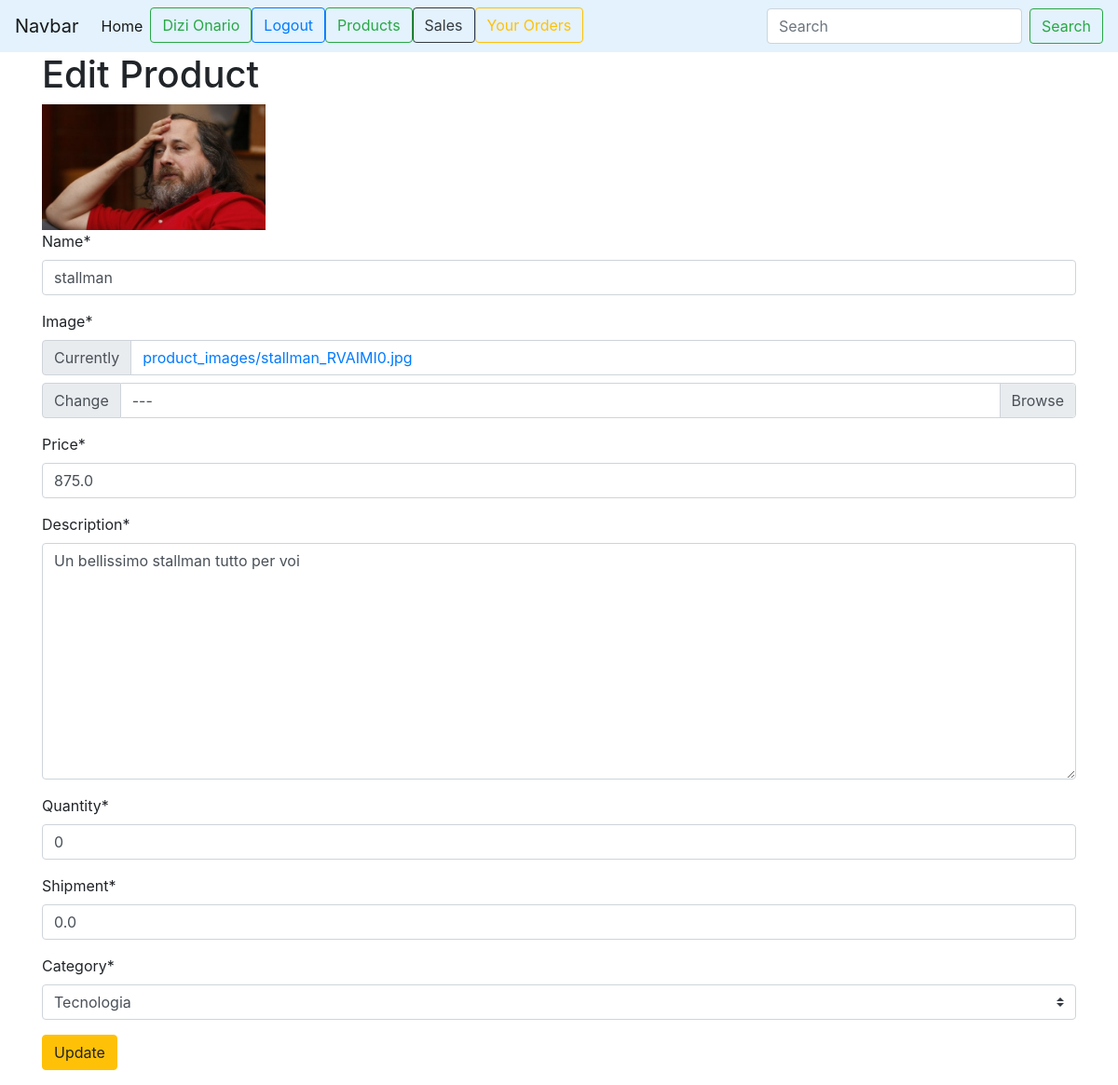
Screenshot of /product/management/3/change (signed in) with the database file from the repository.
### user_management/models.py (models this page shows, shortened)
class CustomUser(AbstractBaseUser):
    email = models.EmailField(verbose_name="email", max_length=70, unique=True)
    username = models.CharField(max_length=30, unique=True)
    image = models.ImageField(upload_to='profile_image', default='/None/default_picture.png')
    date_joined = models.DateTimeField(verbose_name='date joined', auto_now_add=True)
    last_login = models.DateTimeField(verbose_name='last login', auto_now=True)
    is_admin = models.BooleanField(default=False)
    is_active = models.BooleanField(default=True)
    is_staff = models.BooleanField(default=False)
    is_superuser = models.BooleanField(default=False)
    first_name = models.CharField(max_length=30, default=None)
    last_name = models.CharField(max_length=30, default=None)
    is_vendor= models.BooleanField(default=False)
    USERNAME_FIELD = 'email'
    REQUIRED_FIELDS = ['username', 'first_name', 'last_name']  # required field other than email
    objects = CustomAccountManager()

### product_management/models.py (models this page shows)
class Product(models.Model):
    id = models.AutoField(primary_key=True)
    name = models.CharField(max_length=50)
    image = models.ImageField(upload_to='product_images/')
    price = models.FloatField(validators=[MinValueValidator(0.0001)])
    description = models.TextField(max_length=500)
    quantity = models.PositiveIntegerField(default=1)
    shipment = models.FloatField(default=0, validators=[MinValueValidator(0)])
    producer = models.ForeignKey(CustomUser, on_delete=models.CASCADE)
    category = models.ForeignKey(MyCategory,on_delete=models.PROTECT)

class MyCategory(models.Model):
    name = models.CharField(max_length=20, primary_key=True)
    description = models.TextField(max_length=200)
    class Meta:
        verbose_name_plural = 'Categories'

### product_management/views.py (the view)
# urls.py: path('management/<int:pk>/change', views.ProductChange.as_view(), name='edit_product'),
class ProductChange(LoginRequiredMixin, UpdateView):
    model = Product
    template_name = 'product_setting/update_product.html'
    form_class = ProductCrispyForm
    success_url = reverse_lazy('product_management:product_management')

### product_management/forms.py
class ProductCrispyForm(SubmitButtonMixin):
    category = CategoryChoiceField(queryset=MyCategory.objects.all())
    helper = FormHelper()
    helper.form_id = 'product-crispy-form'
    helper.form_method = 'POST'
    helper.add_input(Submit('submit', 'Save'))
    class Meta:
        model = Product
        exclude = ('producer',)

### product_management/forms.py (called while the page is built)
    def label_from_instance(self, obj):
        return '{name}'.format(name=obj.name)

### product_management/templates/product_setting/update_product.html (shortened to what this page needs)
{% extends 'base.html' %}#
{% load static %}
{% load crispy_forms_tags %}
{% block content %}
    <div class="container">
        <h1>Edit Product</h1>
        {% if  product.image.url  is not None %}
                    <img src="{{ product.image.url }}" alt="user profile image" width="240">
        {% endif %}
    {% crispy form %}
    </div>
{% endblock %}

### templates/base.html (shortened to what this page needs)
<!doctype html>
<html lang="en">
  <head>
    <link rel="stylesheet" href="https://maxcdn.bootstrapcdn.com/bootstrap/4.0.0/css/bootstrap.min.css">
  </head>
  <body>
    <nav class="navbar navbar-expand-lg navbar-light " style="background-color: #e3f2fd;">
        <a class="navbar-brand" href="#">Navbar</a>
        <div class="collapse navbar-collapse" id="navbarSupportedContent">
            <ul class="navbar-nav mr-auto">
                <li class="nav-item active">
                    <a class="nav-link" href="{% url 'home' %}">Home </a>
                </li>
                {% if not request.user.is_authenticated %}
                    <li>
                        <a  class="btn btn-outline-success"  href="{% url 'user_management:login' %}">
                            Login
                        </a>
                    </li>
                    <li>
                        <a type="button" class="btn btn-outline-primary" href="{% url 'user_management:signup' %}">
                            Register
                        </a>
                    </li>
                {%else %}
                    <li>
                    <a  class="btn btn-outline-success"  href=" {% url 'user_management:account' %}">
                        {{ user.first_name }} {{ user.last_name }}
                    </a>
                    </li>
                    <li>
                        <a type="button" class="btn btn-outline-primary" href="{% url 'user_management:logout' %}">
                            Logout
                        </a>
                    </li>
                    {% if user.is_vendor  %}
                        <li>
                            <a  class="btn btn-outline-success"  href=" {% url 'product_management:product_management'%}">
                                Products
                            </a>
                        </li>
                        <li>
                            <a  class="btn btn-outline-dark"  href=" {% url 'sales:sales_page'%}">
                                Sales
                            </a>
                        </li>
                    {% endif %}
                   <li>
                    <a type="button" class="btn btn-outline-warning" href="{% url 'sales:user_orders' %}">
                            Your Orders
                        </a>
                    </li>
                {% endif %}
            </ul>
            <form class="form-inline my-2 my-lg-0">
                <input class="form-control mr-sm-2" type="search" placeholder="Search" aria-label="Search">
                <button class="btn btn-outline-success my-2 my-sm-0" type="submit">Search</button>
            </form>
          </div>
    </nav>
    {% block content %}
    {% endblock %}
  </body>
</html>

### rows the page displays
CustomUser: first_name "Dizi", last_name "Onario"
Product: image (picture), name "stallman", price "875.0", description "Un bellissimo stallman tutto per voi", quantity "0", shipment "0.0", category "Tecnologia"
